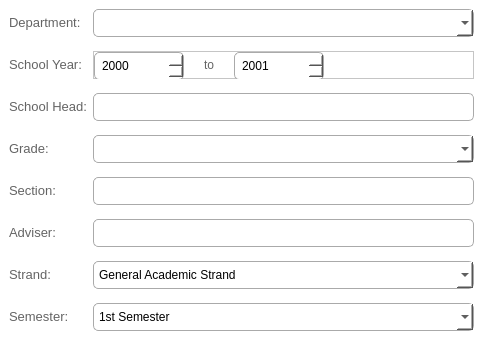
           <widget class="QWidget" name="schoolEntryFrame">
            <layout class="QHBoxLayout" name="horizontalLayout_3">
             <property name="spacing">
              <number>0</number>
             </property>
             <property name="leftMargin">
              <number>0</number>
             </property>
             <property name="topMargin">
              <number>0</number>
             </property>
             <property name="rightMargin">
              <number>0</number>
             </property>
             <property name="bottomMargin">
              <number>0</number>
             </property>
             <item>
              <widget class="QFrame" name="entryClassFrame">
               <property name="minimumSize">
                <size>
                 <width>0</width>
                 <height>330</height>
                </size>
               </property>
               <property name="maximumSize">
                <size>
                 <width>16777215</width>
                 <height>350</height>
                </size>
               </property>
               <property name="font">
                <font/>
               </property>
               <property name="styleSheet">
                <string notr="true">QFrame{
	background-color: rgb(255, 255, 255);
}

QComboBox, QLineEdit, QSpinBox{
	border: 1px solid;
	border-color: rgb(170, 170, 170);
	border-radius: 5px;
	background-color: rgb(255, 255, 255);
	padding-left: 5px;
}

QComboBox:focus{
	border: 1px solid rgb(26, 191, 164);
}

QLineEdit:focus{
	border: 1px solid rgb(26, 191, 164);
}

QLabel{
	color: rgb(100, 100, 100);
}


	</string>
               </property>
               <property name="frameShape">
                <enum>QFrame::NoFrame</enum>
               </property>
               <property name="frameShadow">
                <enum>QFrame::Plain</enum>
               </property>
               <layout class="QFormLayout" name="formLayout">
                <property name="fieldGrowthPolicy">
                 <enum>QFormLayout::AllNonFixedFieldsGrow</enum>
                </property>
                <property name="rowWrapPolicy">
                 <enum>QFormLayout::DontWrapRows</enum>
                </property>
                <property name="verticalSpacing">
                 <number>14</number>
                </property>
                <property name="bottomMargin">
                 <number>9</number>
                </property>
                <item row="0" column="0">
                 <widget class="QLabel" name="depLabel">
                  <property name="font">
                   <font>
                    <pointsize>10</pointsize>
                    <bold>false</bold>
                   </font>
                  </property>
                  <property name="styleSheet">
                   <string notr="true"/>
                  </property>
                  <property name="text">
                   <string>Department:</string>
                  </property>
                 </widget>
                </item>
                <item row="0" column="1">
                 <widget class="QComboBox" name="depCombo">
                  <property name="minimumSize">
                   <size>
                    <width>0</width>
                    <height>28</height>
                   </size>
                  </property>
                  <property name="maximumSize">
                   <size>
                    <width>16777215</width>
                    <height>28</height>
                   </size>
                  </property>
                  <property name="font">
                   <font>
                    <pointsize>9</pointsize>
                    <bold>false</bold>
                   </font>
                  </property>
                  <property name="styleSheet">
                   <string notr="true"/>
                  </property>
                 </widget>
                </item>
                <item row="1" column="0">
                 <widget class="QLabel" name="syLabel">
                  <property name="font">
                   <font>
                    <pointsize>10</pointsize>
                    <bold>false</bold>
                   </font>
                  </property>
                  <property name="styleSheet">
                   <string notr="true"/>
                  </property>
                  <property name="text">
                   <string>School Year:</string>
                  </property>
                 </widget>
                </item>
                <item row="2" column="0">
                 <widget class="QLabel" name="shLabel">
                  <property name="font">
                   <font>
                    <pointsize>10</pointsize>
                    <bold>false</bold>
                   </font>
                  </property>
                  <property name="styleSheet">
                   <string notr="true"/>
                  </property>
                  <property name="text">
                   <string>School Head:</string>
                  </property>
                 </widget>
                </item>
                <item row="2" column="1">
                 <widget class="QLineEdit" name="shEntry">
                  <property name="minimumSize">
                   <size>
                    <width>0</width>
                    <height>28</height>
                   </size>
                  </property>
                  <property name="maximumSize">
                   <size>
                    <width>16777215</width>
                    <height>28</height>
                   </size>
                  </property>
                  <property name="font">
                   <font>
                    <pointsize>9</pointsize>
                    <bold>false</bold>
                   </font>
                  </property>
                  <property name="styleSheet">
                   <string notr="true"/>
                  </property>
                 </widget>
                </item>
                <item row="3" column="0">
                 <widget class="QLabel" name="gradeLabel">
                  <property name="font">
                   <font>
                    <pointsize>10</pointsize>
                    <bold>false</bold>
                   </font>
                  </property>
                  <property name="styleSheet">
                   <string notr="true"/>
                  </property>
                  <property name="text">
                   <string>Grade:</string>
                  </property>
                 </widget>
                </item>
                <item row="3" column="1">
                 <widget class="QComboBox" name="gradeCombo">
                  <property name="minimumSize">
                   <size>
                    <width>0</width>
                    <height>28</height>
                   </size>
                  </property>
                  <property name="maximumSize">
                   <size>
                    <width>16777215</width>
                    <height>28</height>
                   </size>
                  </property>
                  <property name="font">
                   <font>
                    <pointsize>9</pointsize>
                    <bold>false</bold>
                   </font>
                  </property>
                  <property name="styleSheet">
                   <string notr="true"/>
                  </property>
                 </widget>
                </item>
                <item row="4" column="0">
                 <widget class="QLabel" name="sectionLabel">
                  <property name="font">
                   <font>
                    <pointsize>10</pointsize>
                    <bold>false</bold>
                   </font>
                  </property>
                  <property name="styleSheet">
                   <string notr="true"/>
                  </property>
                  <property name="text">
                   <string>Section:</string>
                  </property>
                 </widget>
                </item>
                <item row="4" column="1">
                 <widget class="QLineEdit" name="sectionEntry">
                  <property name="minimumSize">
                   <size>
                    <width>0</width>
                    <height>28</height>
                   </size>
                  </property>
                  <property name="maximumSize">
                   <size>
                    <width>16777215</width>
                    <height>28</height>
                   </size>
                  </property>
                  <property name="font">
                   <font>
                    <pointsize>9</pointsize>
                    <bold>false</bold>
                   </font>
                  </property>
                  <property name="styleSheet">
                   <string notr="true"/>
                  </property>
                 </widget>
                </item>
                <item row="5" column="0">
                 <widget class="QLabel" name="advLabel">
                  <property name="font">
                   <font>
                    <pointsize>10</pointsize>
                    <bold>false</bold>
                   </font>
                  </property>
                  <property name="styleSheet">
                   <string notr="true"/>
                  </property>
                  <property name="text">
                   <string>Adviser:</string>
                  </property>
                 </widget>
                </item>
                <item row="5" column="1">
                 <widget class="QLineEdit" name="advEntry">
                  <property name="minimumSize">
                   <size>
                    <width>0</width>
                    <height>28</height>
                   </size>
                  </property>
                  <property name="maximumSize">
                   <size>
                    <width>16777215</width>
                    <height>28</height>
                   </size>
                  </property>
                  <property name="font">
                   <font>
                    <pointsize>9</pointsize>
                    <bold>false</bold>
                   </font>
                  </property>
                  <property name="styleSheet">
                   <string notr="true"/>
                  </property>
                 </widget>
                </item>
                <item row="6" column="0">
                 <widget class="QLabel" name="strandLabel">
                  <property name="font">
                   <font>
                    <pointsize>10</pointsize>
                    <bold>false</bold>
                   </font>
                  </property>
                  <property name="styleSheet">
                   <string notr="true"/>
                  </property>
                  <property name="text">
                   <string>Strand:</string>
                  </property>
                 </widget>
                </item>
                <item row="6" column="1">
                 <widget class="QComboBox" name="strandCombo">
                  <property name="minimumSize">
                   <size>
                    <width>0</width>
                    <height>28</height>
                   </size>
                  </property>
                  <property name="maximumSize">
                   <size>
                    <width>16777215</width>
                    <height>28</height>
                   </size>
                  </property>
                  <property name="font">
                   <font>
                    <pointsize>9</pointsize>
                    <bold>false</bold>
                   </font>
                  </property>
                  <property name="styleSheet">
                   <string notr="true"/>
                  </property>
                  <item>
                   <property name="text">
                    <string>General Academic Strand</string>
                   </property>
                  </item>
                  <item>
                   <property name="text">
                    <string>TVL - BPP, BNC, Dressmaking</string>
                   </property>
                  </item>
                 </widget>
                </item>
                <item row="7" column="0">
                 <widget class="QLabel" name="semLabel">
                  <property name="font">
                   <font>
                    <pointsize>10</pointsize>
                    <bold>false</bold>
                   </font>
                  </property>
                  <property name="styleSheet">
                   <string notr="true"/>
                  </property>
                  <property name="text">
                   <string>Semester:</string>
                  </property>
                 </widget>
                </item>
                <item row="7" column="1">
                 <widget class="QComboBox" name="semCombo">
                  <property name="minimumSize">
                   <size>
                    <width>0</width>
                    <height>28</height>
                   </size>
                  </property>
                  <property name="maximumSize">
                   <size>
                    <width>16777215</width>
                    <height>28</height>
                   </size>
                  </property>
                  <property name="font">
                   <font>
                    <pointsize>9</pointsize>
                    <bold>false</bold>
                   </font>
                  </property>
                  <property name="styleSheet">
                   <string notr="true"/>
                  </property>
                  <item>
                   <property name="text">
                    <string>1st Semester</string>
                   </property>
                  </item>
                  <item>
                   <property name="text">
                    <string>2nd Semester</string>
                   </property>
                  </item>
                 </widget>
                </item>
                <item row="1" column="1">
                 <widget class="QFrame" name="frame_4">
                  <property name="minimumSize">
                   <size>
                    <width>0</width>
                    <height>28</height>
                   </size>
                  </property>
                  <property name="maximumSize">
                   <size>
                    <width>16777215</width>
                    <height>28</height>
                   </size>
                  </property>
                  <property name="frameShape">
                   <enum>QFrame::StyledPanel</enum>
                  </property>
                  <property name="frameShadow">
                   <enum>QFrame::Raised</enum>
                  </property>
                  <layout class="QHBoxLayout" name="horizontalLayout_7">
                   <property name="spacing">
                    <number>0</number>
                   </property>
                   <property name="leftMargin">
                    <number>0</number>
                   </property>
                   <property name="topMargin">
                    <number>0</number>
                   </property>
                   <property name="rightMargin">
                    <number>0</number>
                   </property>
                   <property name="bottomMargin">
                    <number>0</number>
                   </property>
                   <item>
                    <widget class="QSpinBox" name="school_year">
                     <property name="minimumSize">
                      <size>
                       <width>90</width>
                       <height>28</height>
                      </size>
                     </property>
                     <property name="maximumSize">
                      <size>
                       <width>90</width>
                       <height>28</height>
                      </size>
                     </property>
                     <property name="minimum">
                      <number>2000</number>
                     </property>
                     <property name="maximum">
                      <number>3000</number>
                     </property>
                    </widget>
                   </item>
                   <item>
                    <widget class="QLabel" name="label_8">
                     <property name="minimumSize">
                      <size>
                       <width>50</width>
                       <height>0</height>
                      </size>
                     </property>
                     <property name="maximumSize">
                      <size>
                       <width>50</width>
                       <height>16777215</height>
                      </size>
                     </property>
                     <property name="text">
                      <string>to</string>
                     </property>
                     <property name="alignment">
                      <set>Qt::AlignCenter</set>
                     </property>
                    </widget>
                   </item>
                   <item>
                    <widget class="QSpinBox" name="school_year_to">
                     <property name="minimumSize">
                      <size>
                       <width>90</width>
                       <height>28</height>
                      </size>
                     </property>
                     <property name="maximumSize">
                      <size>
                       <width>90</width>
                       <height>28</height>
                      </size>
                     </property>
                     <property name="readOnly">
                      <bool>true</bool>
                     </property>
                     <property name="minimum">
                      <number>2001</number>
                     </property>
                     <property name="maximum">
                      <number>3001</number>
                     </property>
                    </widget>
                   </item>
                   <item>
                    <spacer name="horizontalSpacer">
                     <property name="orientation">
                      <enum>Qt::Horizontal</enum>
                     </property>
                     <property name="sizeHint" stdset="0">
                      <size>
                       <width>149</width>
                       <height>20</height>
                      </size>
                     </property>
                    </spacer>
                   </item>
                  </layout>
                 </widget>
                </item>
               </layout>
              </widget>
             </item>
            </layout>
           </widget>
